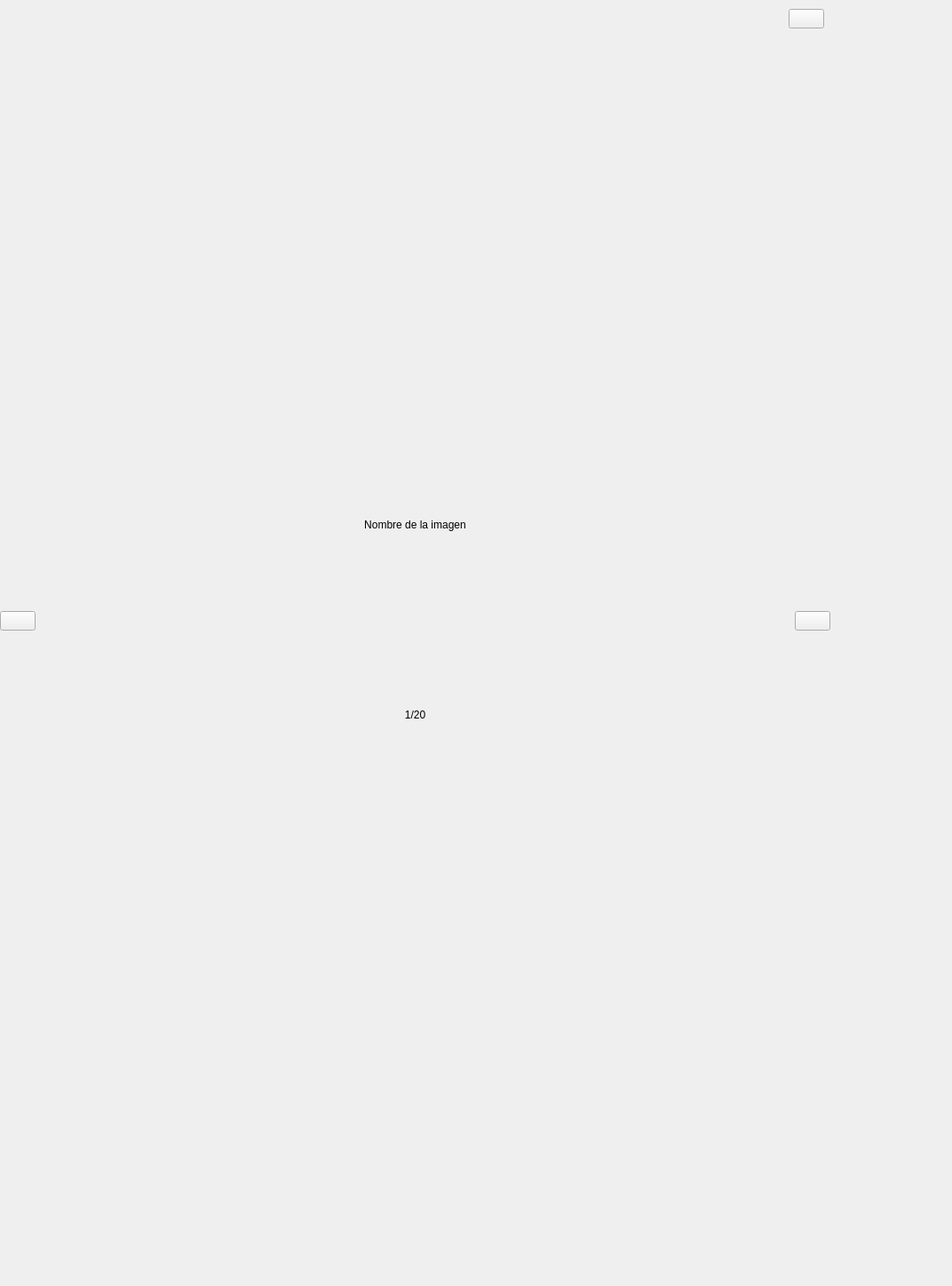
<?xml version="1.0" encoding="UTF-8"?>
<ui version="4.0">
 <class>LibraryImageFullScreen</class>
 <widget class="QWidget" name="LibraryImageFullScreen">
  <property name="geometry">
   <rect>
    <x>0</x>
    <y>0</y>
    <width>1072</width>
    <height>1448</height>
   </rect>
  </property>
  <property name="windowTitle">
   <string>Form</string>
  </property>
  <property name="styleSheet">
   <string notr="true" />
  </property>
  <widget class="QWidget" name="LibraryImageFullScreenCont" native="true">
   <property name="geometry">
    <rect>
     <x>0</x>
     <y>0</y>
     <width>935</width>
     <height>921</height>
    </rect>
   </property>
   <property name="sizePolicy">
    <sizepolicy hsizetype="Expanding" vsizetype="Expanding">
     <horstretch>0</horstretch>
     <verstretch>0</verstretch>
    </sizepolicy>
   </property>
   <property name="styleSheet">
    <string notr="true" />
   </property>
   <layout class="QVBoxLayout" name="verticalLayout">
    <property name="spacing">
     <number>0</number>
    </property>
    <property name="margin">
     <number>0</number>
    </property>
    <item>
     <layout class="QHBoxLayout" name="horizontalLayout_2">
      <property name="spacing">
       <number>0</number>
      </property>
      <property name="topMargin">
       <number>7</number>
      </property>
      <property name="rightMargin">
       <number>7</number>
      </property>
      <item>
       <spacer name="horizontalSpacer">
        <property name="orientation">
         <enum>Qt::Horizontal</enum>
        </property>
        <property name="sizeHint" stdset="0">
         <size>
          <width>57</width>
          <height>28</height>
         </size>
        </property>
       </spacer>
      </item>
      <item>
       <widget class="QPushButton" name="closeBtn">
        <property name="text">
         <string />
        </property>
       </widget>
      </item>
     </layout>
    </item>
    <item>
     <spacer name="verticalSpacer">
      <property name="orientation">
       <enum>Qt::Vertical</enum>
      </property>
      <property name="sizeHint" stdset="0">
       <size>
        <width>28</width>
        <height>57</height>
       </size>
      </property>
     </spacer>
    </item>
    <item>
     <widget class="QWidget" name="pageHandlerImage" native="true">
      <property name="sizePolicy">
       <sizepolicy hsizetype="Expanding" vsizetype="Expanding">
        <horstretch>0</horstretch>
        <verstretch>0</verstretch>
       </sizepolicy>
      </property>
      <layout class="QHBoxLayout" name="horizontalLayout">
       <property name="spacing">
        <number>0</number>
       </property>
       <property name="margin">
        <number>0</number>
       </property>
       <item>
        <widget class="QPushButton" name="btnImageBack">
         <property name="text">
          <string />
         </property>
        </widget>
       </item>
       <item>
        <widget class="QWidget" name="verticalWidget" native="true">
         <layout class="QVBoxLayout" name="verticalLayout_2">
          <property name="spacing">
           <number>0</number>
          </property>
          <property name="leftMargin">
           <number>0</number>
          </property>
          <property name="topMargin">
           <number>5</number>
          </property>
          <property name="rightMargin">
           <number>0</number>
          </property>
          <property name="bottomMargin">
           <number>9</number>
          </property>
          <item>
           <widget class="QLabel" name="imageTitle">
            <property name="sizePolicy">
             <sizepolicy hsizetype="Expanding" vsizetype="Minimum">
              <horstretch>0</horstretch>
              <verstretch>0</verstretch>
             </sizepolicy>
            </property>
            <property name="text">
             <string>Nombre de la imagen</string>
            </property>
            <property name="alignment">
             <set>Qt::AlignCenter</set>
            </property>
           </widget>
          </item>
          <item>
           <widget class="QLabel" name="pageLabel">
            <property name="text">
             <string>1/20</string>
            </property>
            <property name="alignment">
             <set>Qt::AlignCenter</set>
            </property>
           </widget>
          </item>
         </layout>
        </widget>
       </item>
       <item>
        <widget class="QPushButton" name="btnImageNext">
         <property name="text">
          <string />
         </property>
        </widget>
       </item>
      </layout>
     </widget>
    </item>
   </layout>
  </widget>
  <widget class="QLabel" name="imageContent">
   <property name="geometry">
    <rect>
     <x>0</x>
     <y>0</y>
     <width>1072</width>
     <height>1448</height>
    </rect>
   </property>
   <property name="sizePolicy">
    <sizepolicy hsizetype="Expanding" vsizetype="Expanding">
     <horstretch>0</horstretch>
     <verstretch>0</verstretch>
    </sizepolicy>
   </property>
   <property name="text">
    <string />
   </property>
  </widget>
  <zorder>imageContent</zorder>
  <zorder>LibraryImageFullScreenCont</zorder>
 </widget>
 <resources />
 <connections />
</ui>
